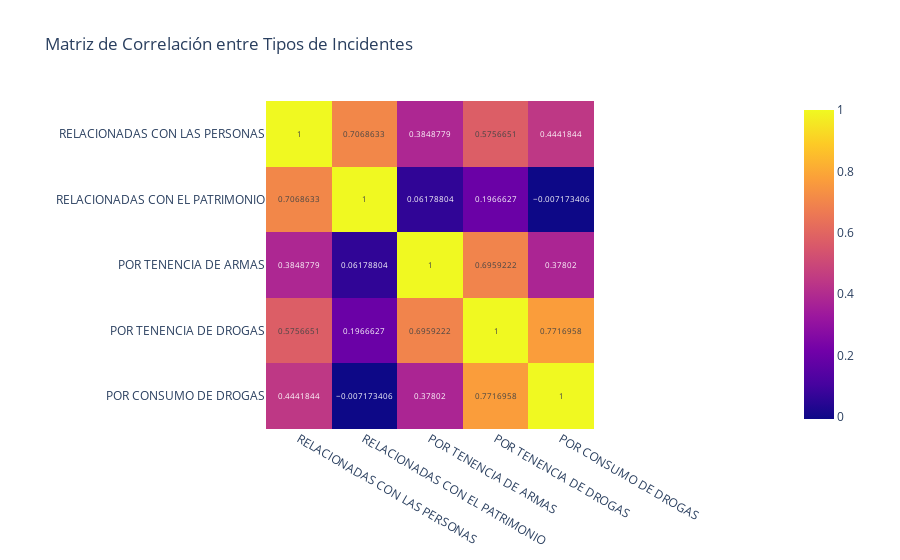
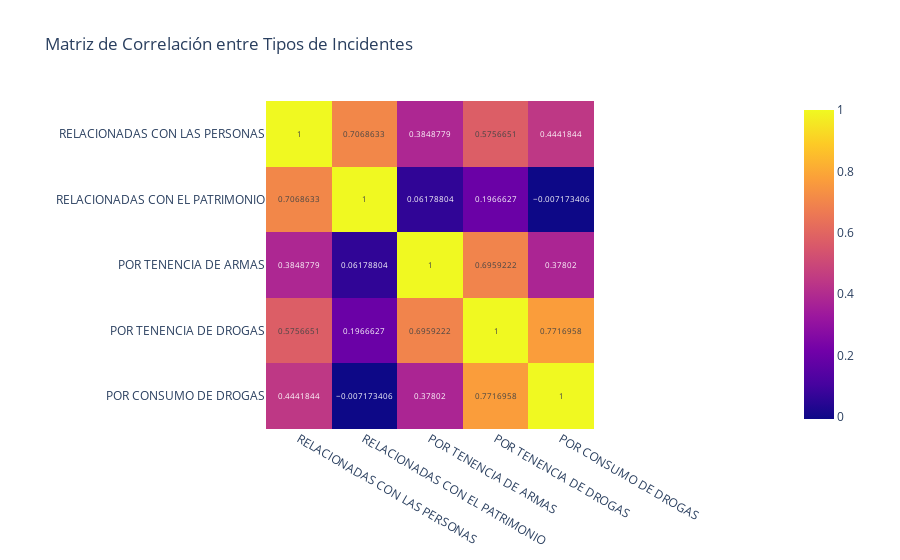

The notebook cell these images were saved under, in order:
### Code cell
distritos = list(listings['neighbourhood_group'].unique())

app = Dash(__name__, assets_folder='assets')

app.layout = html.Div(className='container', children=[
	html.H1('Datos de AirBnB en Madrid'),
	
	dcc.Tabs(children=[
		dcc.Tab(label='Información general', children=[
			html.Div(id='general-graphs')
		]),

		dcc.Tab(label='Información por distrito', children=[
			html.H4('Selecciona un distrito:'),
			dcc.Dropdown(
				id='distrito-dropdown-cloropleth',
				options=[{'label': distrito, 'value': distrito} for distrito in distritos],
				value='CENTRO'
			),
			html.Div(id='distrito-graph-cloropleth', className='map-container')
		]),

		dcc.Tab(label='Información con metro', children=[
            html.Div(id='metro-graphs')
		]),

		dcc.Tab(label='Crímenes', children=[
			html.Div(id='crimes-graphs')
		])
	])
])

@app.callback(
	Output('crimes-graphs', 'children'),
	Input('crimes-graphs', 'id')
)
def crimes_graphs(_):
	graphs = cv.get_all_graphs()
	map = cv.get_map()
	map_html = map._repr_html_()

	return html.Div([
		graphs,
		html.Iframe(
			srcDoc=map_html,
			style={
				"width": "100%",
				"height": "600px",
				"border": "none"
			}
		)
	])

@app.callback(
	Output('metro-graphs', 'children'),
	Input('metro-graphs', 'id')
)
def metro_graphs(_):
	metro_map_borders = mv.get_metro_map(cloropleth=False)
	metro_map_borders_html = metro_map_borders._repr_html_()

	metro_map_cloro = mv.get_metro_map(cloropleth=True)
	metro_map_cloro_html = metro_map_cloro._repr_html_()

	return html.Div([
		html.Iframe(
			srcDoc=metro_map_borders_html,
			style={
				"width": "100%",
				"height": "600px",
				"border": "none"
			}
		),
		html.Iframe(
			srcDoc=metro_map_cloro_html,
			style={
				"width": "100%",
				"height": "600px",
				"border": "none"
			}
		)
	])

@app.callback(
	Output('distrito-graph-cloropleth', 'children'),
	Input('distrito-dropdown-cloropleth', 'value')
)
def district_graphs(distrito):
	district_info = dv.get_district_info(distrito)
	district_cloropleth = dv.get_district_cloropleth(distrito)
	heatmap = dv.get_district_heatmap(distrito)

	choropleth_html = district_cloropleth._repr_html_()
	heatmap_html = heatmap._repr_html_()
	
	return html.Div([
		district_info,
		html.Iframe(
			srcDoc=choropleth_html,
			style={
				"width": "100%",
				"height": "600px",
				"border": "none"
			}
		),
		html.Iframe(
			srcDoc=heatmap_html,
			style={
				"width": "100%",
				"height": "600px",
				"border": "none"
			}
		)
	])

@app.callback(
	Output('general-graphs', 'children'),
	Input('general-graphs', 'id')
)
def general_graphs(_):
	graphs = gv.get_all_graphs()
	cloropleth_map = gv.get_madrid_cloropleth()
	heatmap = gv.get_madrid_heatmap()

	choropleth_html = cloropleth_map._repr_html_()
	heatmap_html = heatmap._repr_html_()
	
	return html.Div([
		graphs,
		html.Iframe(
			srcDoc=choropleth_html,
			style={
				"width": "100%",
				"height": "600px",
				"border": "none"
			}
		),
		html.Iframe(
			srcDoc=heatmap_html,
			style={
				"width": "100%",
				"height": "600px",
				"border": "none"
			}
		)
	])

if __name__ == '__main__':
	app.run_server(debug=True)

### Figure 1 — Plotly figure (JSON) as saved in the notebook; plotly's stock layout.template omitted (floating-point values rounded to 4 significant figures)
{"data": [{"coloraxis": "coloraxis", "hovertemplate": "x: %{x}<br>y: %{y}<br>color: %{z}<extra></extra>", "name": "0", "texttemplate": "%{z}", "type": "heatmap", "x": ["RELACIONADAS CON LAS PERSONAS", "RELACIONADAS CON EL PATRIMONIO", "POR TENENCIA DE ARMAS", "POR TENENCIA DE DROGAS", "POR CONSUMO DE DROGAS"], "xaxis": "x", "y": ["RELACIONADAS CON LAS PERSONAS", "RELACIONADAS CON EL PATRIMONIO", "POR TENENCIA DE ARMAS", "POR TENENCIA DE DROGAS", "POR CONSUMO DE DROGAS"], "yaxis": "y", "z": [[1, 0.7069, 0.3849, 0.5757, 0.4442], [0.7069, 1, 0.06179, 0.1967, -0.007173], [0.3849, 0.06179, 1, 0.6959, 0.378], [0.5757, 0.1967, 0.6959, 1, 0.7717], [0.4442, -0.007173, 0.378, 0.7717, 1]]}], "layout": {"coloraxis": {"colorscale": [[0, "#0d0887"], [0.1111, "#46039f"], [0.2222, "#7201a8"], [0.3333, "#9c179e"], [0.4444, "#bd3786"], [0.5556, "#d8576b"], [0.6667, "#ed7953"], [0.7778, "#fb9f3a"], [0.8889, "#fdca26"], [1, "#f0f921"]]}, "title": {"text": "Matriz de Correlación entre Tipos de Incidentes"}, "xaxis": {"anchor": "y", "constrain": "domain", "domain": [0, 1], "scaleanchor": "y"}, "yaxis": {"anchor": "x", "autorange": "reversed", "constrain": "domain", "domain": [0, 1]}}}

### Figure 2 — Plotly figure (JSON) as saved in the notebook; plotly's stock layout.template omitted (floating-point values rounded to 4 significant figures)
{"data": [{"coloraxis": "coloraxis", "hovertemplate": "x: %{x}<br>y: %{y}<br>color: %{z}<extra></extra>", "name": "0", "texttemplate": "%{z}", "type": "heatmap", "x": ["RELACIONADAS CON LAS PERSONAS", "RELACIONADAS CON EL PATRIMONIO", "POR TENENCIA DE ARMAS", "POR TENENCIA DE DROGAS", "POR CONSUMO DE DROGAS"], "xaxis": "x", "y": ["RELACIONADAS CON LAS PERSONAS", "RELACIONADAS CON EL PATRIMONIO", "POR TENENCIA DE ARMAS", "POR TENENCIA DE DROGAS", "POR CONSUMO DE DROGAS"], "yaxis": "y", "z": [[1, 0.7069, 0.3849, 0.5757, 0.4442], [0.7069, 1, 0.06179, 0.1967, -0.007173], [0.3849, 0.06179, 1, 0.6959, 0.378], [0.5757, 0.1967, 0.6959, 1, 0.7717], [0.4442, -0.007173, 0.378, 0.7717, 1]]}], "layout": {"coloraxis": {"colorscale": [[0, "#0d0887"], [0.1111, "#46039f"], [0.2222, "#7201a8"], [0.3333, "#9c179e"], [0.4444, "#bd3786"], [0.5556, "#d8576b"], [0.6667, "#ed7953"], [0.7778, "#fb9f3a"], [0.8889, "#fdca26"], [1, "#f0f921"]]}, "title": {"text": "Matriz de Correlación entre Tipos de Incidentes"}, "xaxis": {"anchor": "y", "constrain": "domain", "domain": [0, 1], "scaleanchor": "y"}, "yaxis": {"anchor": "x", "autorange": "reversed", "constrain": "domain", "domain": [0, 1]}}}
